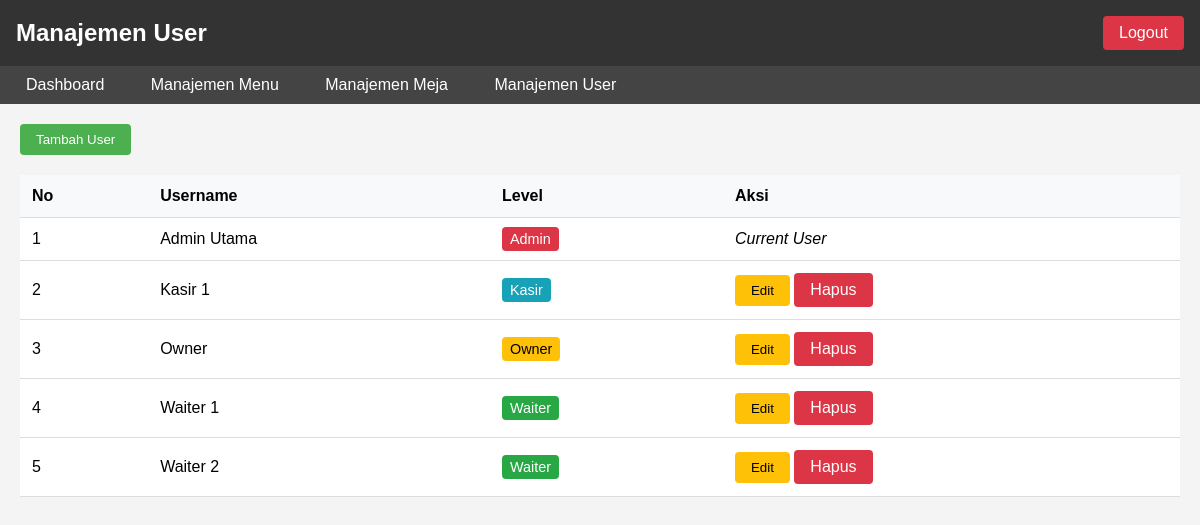
Page /pages/admin/userr.php (signed in) on the committed database.
### tables this page shows
CREATE TABLE users (
    id_user BIGINT UNSIGNED PRIMARY KEY AUTO_INCREMENT,
    nama VARCHAR(255) NOT NULL,
    password VARCHAR(255) NOT NULL,
    level ENUM('admin', 'waiter', 'kasir', 'owner') NOT NULL,
    remember_token VARCHAR(100),
    created_at TIMESTAMP DEFAULT CURRENT_TIMESTAMP,
    updated_at TIMESTAMP DEFAULT CURRENT_TIMESTAMP ON UPDATE CURRENT_TIMESTAMP
);

### pages/admin/userr.php (the view, shortened to what this page needs)
<?php
require_once '../../config/database.php';
$query = "SELECT * FROM users ORDER BY nama ASC";
$result = mysqli_query($conn, $query);
?>
<!DOCTYPE html>
<html lang="id">
<head>
</head>
<body>
    <div class="header">
        <h1>Manajemen User</h1>
        <a href="../../logout.php" class="btn btn-danger">Logout</a>
    </div>
    <div class="nav">
        <a href="index.php">Dashboard</a>
        <a href="menu.php">Manajemen Menu</a>
        <a href="meja.php">Manajemen Meja</a>
        <a href="user.php">Manajemen User</a>
    </div>
    <div class="container">
        <button onclick="document.getElementById('modalTambah').style.display='block'" class="btn btn-primary">Tambah User</button>
        <table>
            <thead>
                <tr>
                    <th>No</th>
                    <th>Username</th>
                    <th>Level</th>
                    <th>Aksi</th>
                </tr>
            </thead>
            <tbody>
                <?php
                $no = 1;
                while ($row = mysqli_fetch_assoc($result)):
                ?>
                <tr>
                    <td><?php echo $no++; ?></td>
                    <td><?php echo htmlspecialchars($row['nama']); ?></td>
                    <td>
                        <span class="level-badge level-<?php echo $row['level']; ?>">
                            <?php echo ucfirst($row['level']); ?>
                        </span>
                    </td>
                    <td>
                        <?php if ($row['id_user'] != $_SESSION['user_id']): ?>
                            <button onclick="editUser(<?php echo $row['id_user']; ?>, '<?php echo $row['nama']; ?>', '<?php echo $row['level']; ?>')" class="btn btn-warning">Edit</button>
                            <a href="?hapus=<?php echo $row['id_user']; ?>" onclick="return confirm('Yakin ingin menghapus user ini?')" class="btn btn-danger">Hapus</a>
                        <?php else: ?>
                            <em>Current User</em>
                        <?php endif; ?>
                    </td>
                </tr>
                <?php endwhile; ?>
            </tbody>
        </table>
    </div>
</body>
</html>

### pages/admin/userr.php (style rules this page uses)
body { font-family: Arial, sans-serif; margin: 0; padding: 0; background-color: #f4f4f4; }
.container { padding: 20px; }
.header { background-color: #333; color: white; padding: 1rem; display: flex; justify-content: space-between; align-items: center; }
.header h1 { margin: 0; font-size: 1.5rem; }
.nav { background-color: #444; padding: 10px; }
.nav a { color: white; text-decoration: none; padding: 8px 16px; margin-right: 10px; }
.btn { display: inline-block; padding: 8px 16px; border-radius: 4px; text-decoration: none; color: white; cursor: pointer; border: none; }
.btn-primary { background-color: #4CAF50; }
.btn-danger { background-color: #dc3545; }
.btn-warning { background-color: #ffc107; color: #000; }
table { width: 100%; border-collapse: collapse; background-color: white; margin-top: 20px; }
th, td { padding: 12px; text-align: left; border-bottom: 1px solid #ddd; }
th { background-color: #f8f9fa; }
.level-badge { padding: 4px 8px; border-radius: 4px; font-size: 0.9em; }
.level-admin { background-color: #dc3545; color: white; }
.level-waiter { background-color: #28a745; color: white; }
.level-kasir { background-color: #17a2b8; color: white; }
.level-owner { background-color: #ffc107; color: black; }

### rows in the picture
users: nama "Admin Utama", level "Admin", shows "Current User"
users: nama "Kasir 1", level "Kasir"
users: nama "Owner", level "Owner"
users: nama "Waiter 1", level "Waiter"
users: nama "Waiter 2", level "Waiter"
